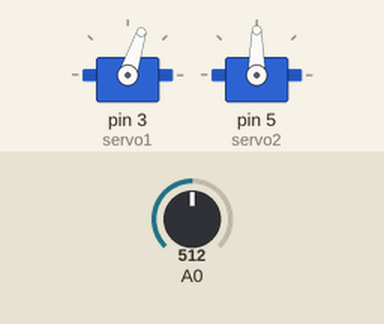
Simulated run of this sketch. Board: Arduino Uno, built with avr-gcc and run on an emulated ATmega328P. Shown: 2 × servo. The inputs (shaded band) are chosen by the test bench; at power-on: A0 = 512.

Above: at 10.8 s.
10.9 s: A0 set to 716
At 20.7 s:
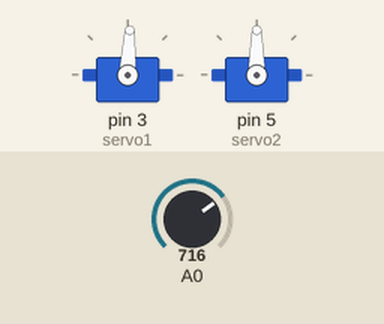
24.5 s: A0 set to 900
At 30.7 s:
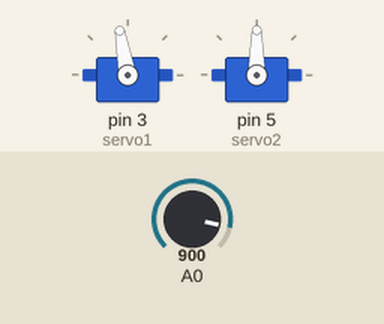
38.5 s: A0 set to 306
At 40.8 s:
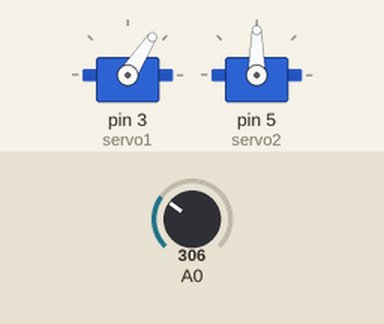
51.5 s: A0 set to 0
At 60.8 s:
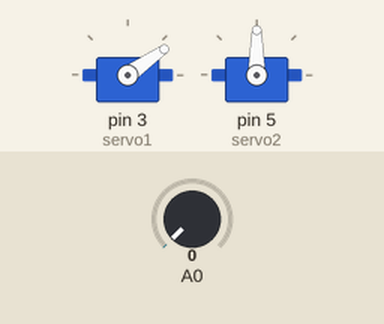
65.5 s: A0 set to 511
At 74.3 s:
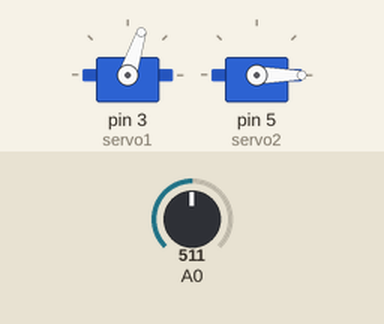
Timing chart, 0 to 76.5 s (numbered marks = the images above; inputs shaded):
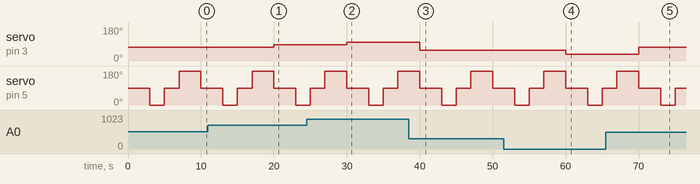

The sketch:

Flama.ino
```cpp
/******************************************************************/
/********************Código para mover la garra********************/

#include <Servo.h>
Servo servo1;
Servo servo2;
//Servo servo3;

int x;
int pot;

void setup() {
  pinMode(A0, INPUT);
  servo1.attach(3);
  servo2.attach(5);
  //servo3.attach(6);
}

void loop() {
  pot = analogRead(A0);
  x = map(pot, 0, 1023, 35, 110);

  servo1.write(x);
  servo2.write(90);
  delay(3000);
  servo2.write(0);
  delay(2000);
  servo2.write(90);
  delay(2000);
  servo2.write(180);
  delay(3000);

  //servo3.write(x);


}

/******************************************************************/


/******************************************************************/
/***********Código para probar el movimiento de la garra***********/
/*
#include <Servo.h>
Servo servo1;
Servo servo2;
Servo servo3;
void setup() {
  servo1.attach(3);
  servo2.attach(5);
  servo3.attach(6);
}

void loop() {

for (int pos = 55; pos <= 115; pos += 1) {
  servo1.write(pos);
  servo2.write(pos);
  servo3.write(pos);
  delay(10);
  }

for (int pos = 115; pos >= 55; pos -= 1) {
  servo1.write(pos);
  servo2.write(pos);
  servo3.write(pos);
  delay(10);
  }

}
*/
/*****************************************************************/
```

Measured:
- after the input at 10.9 s, servo on pin 3 (servo1): 72° → 87° after 9.1 s
- after the input at 24.5 s, servo on pin 3 (servo1): 87° → 100° after 5.5 s
- after the input at 38.5 s, servo on pin 3 (servo1): 100° → 57° after 1.5 s
- after the input at 51.5 s, servo on pin 3 (servo1): 57° → 35° after 8.5 s
- after the input at 65.5 s, servo on pin 3 (servo1): 35° → 72° after 4.5 s
